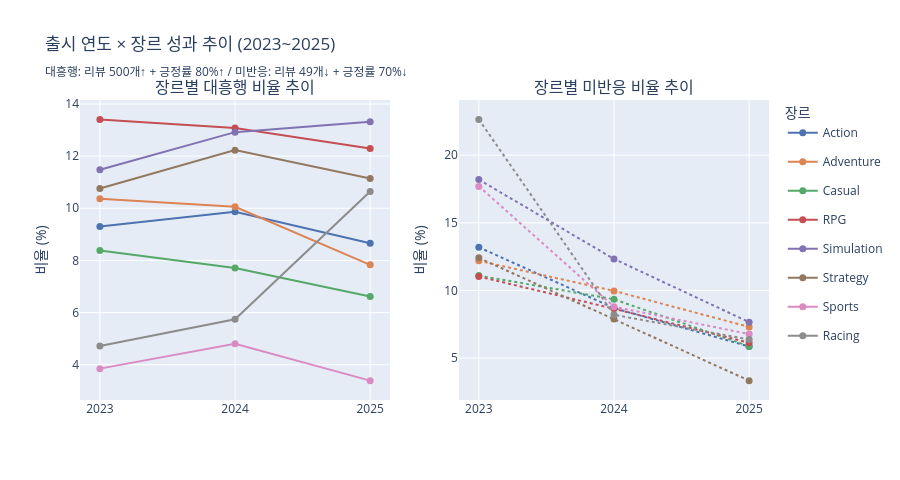

Notebook code for this chart:
### Markdown cell above
## 5. 출시 연도 × 장르 성과 추이

2023~2025년 기간 동안 장르별 대흥행 비율과 미반응 비율이 어떻게 변화했는지 확인한다.

### Code cell
trend = (
    df.groupby(['release_year', 'genre'])['performance_grade']
    .agg(
        대흥행_비율=lambda x: (x == 'high_high').mean() * 100,
        미반응_비율=lambda x: (x == 'low_low').mean() * 100,
        게임수=lambda x: len(x),
    )
    .round(2)
    .reset_index()
)

# 연도별 충분한 데이터가 있는 장르만 (각 연도 20개 이상)
trend = trend[trend['게임수'] >= 20]

fig = make_subplots(
    rows=1, cols=2,
    subplot_titles=('장르별 대흥행 비율 추이', '장르별 미반응 비율 추이'),
    shared_xaxes=True,
)

for genre in TARGET_GENRES:
    g = trend[trend['genre'] == genre]
    if len(g) < 2:
        continue
    color = COLOR_MAP[genre]
    fig.add_trace(go.Scatter(
        x=g['release_year'], y=g['대흥행_비율'],
        mode='lines+markers', name=genre,
        line=dict(color=color), marker=dict(size=7),
        legendgroup=genre,
    ), row=1, col=1)
    fig.add_trace(go.Scatter(
        x=g['release_year'], y=g['미반응_비율'],
        mode='lines+markers', name=genre,
        line=dict(color=color, dash='dot'), marker=dict(size=7),
        legendgroup=genre, showlegend=False,
    ), row=1, col=2)

fig.update_layout(
    title='출시 연도 × 장르 성과 추이 (2023~2025)<br><sub>대흥행: 리뷰 500개↑ + 긍정률 80%↑ / 미반응: 리뷰 49개↓ + 긍정률 70%↓</sub>',
    height=480,
    legend=dict(title='장르'),
)
fig.update_xaxes(tickvals=[2023, 2024, 2025], ticktext=['2023', '2024', '2025'])
fig.update_yaxes(title_text='비율 (%)', row=1, col=1)
fig.update_yaxes(title_text='비율 (%)', row=1, col=2)
fig.show()

### Figure 1 — Plotly figure (JSON) as saved in the notebook; plotly's stock layout.template omitted (floating-point values rounded to 4 significant figures)
{"data": [{"legendgroup": "Action", "line": {"color": "#4C72B0"}, "marker": {"size": 7}, "mode": "lines+markers", "name": "Action", "type": "scatter", "x": [2023.0, 2024.0, 2025.0], "xaxis": "x", "y": [9.3, 9.87, 8.66], "yaxis": "y"}, {"legendgroup": "Action", "line": {"color": "#4C72B0", "dash": "dot"}, "marker": {"size": 7}, "mode": "lines+markers", "name": "Action", "showlegend": false, "type": "scatter", "x": [2023.0, 2024.0, 2025.0], "xaxis": "x2", "y": [13.19, 8.7, 5.86], "yaxis": "y2"}, {"legendgroup": "Adventure", "line": {"color": "#DD8452"}, "marker": {"size": 7}, "mode": "lines+markers", "name": "Adventure", "type": "scatter", "x": [2023.0, 2024.0, 2025.0], "xaxis": "x", "y": [10.37, 10.06, 7.83], "yaxis": "y"}, {"legendgroup": "Adventure", "line": {"color": "#DD8452", "dash": "dot"}, "marker": {"size": 7}, "mode": "lines+markers", "name": "Adventure", "showlegend": false, "type": "scatter", "x": [2023.0, 2024.0, 2025.0], "xaxis": "x2", "y": [12.19, 9.97, 7.31], "yaxis": "y2"}, {"legendgroup": "Casual", "line": {"color": "#55A868"}, "marker": {"size": 7}, "mode": "lines+markers", "name": "Casual", "type": "scatter", "x": [2023.0, 2024.0, 2025.0], "xaxis": "x", "y": [8.38, 7.71, 6.62], "yaxis": "y"}, {"legendgroup": "Casual", "line": {"color": "#55A868", "dash": "dot"}, "marker": {"size": 7}, "mode": "lines+markers", "name": "Casual", "showlegend": false, "type": "scatter", "x": [2023.0, 2024.0, 2025.0], "xaxis": "x2", "y": [11.1, 9.35, 5.88], "yaxis": "y2"}, {"legendgroup": "RPG", "line": {"color": "#C44E52"}, "marker": {"size": 7}, "mode": "lines+markers", "name": "RPG", "type": "scatter", "x": [2023.0, 2024.0, 2025.0], "xaxis": "x", "y": [13.41, 13.08, 12.29], "yaxis": "y"}, {"legendgroup": "RPG", "line": {"color": "#C44E52", "dash": "dot"}, "marker": {"size": 7}, "mode": "lines+markers", "name": "RPG", "showlegend": false, "type": "scatter", "x": [2023.0, 2024.0, 2025.0], "xaxis": "x2", "y": [11.03, 8.65, 6.14], "yaxis": "y2"}, {"legendgroup": "Simulation", "line": {"color": "#8172B2"}, "marker": {"size": 7}, "mode": "lines+markers", "name": "Simulation", "type": "scatter", "x": [2023.0, 2024.0, 2025.0], "xaxis": "x", "y": [11.48, 12.92, 13.32], "yaxis": "y"}, {"legendgroup": "Simulation", "line": {"color": "#8172B2", "dash": "dot"}, "marker": {"size": 7}, "mode": "lines+markers", "name": "Simulation", "showlegend": false, "type": "scatter", "x": [2023.0, 2024.0, 2025.0], "xaxis": "x2", "y": [18.19, 12.33, 7.66], "yaxis": "y2"}, {"legendgroup": "Strategy", "line": {"color": "#937860"}, "marker": {"size": 7}, "mode": "lines+markers", "name": "Strategy", "type": "scatter", "x": [2023.0, 2024.0, 2025.0], "xaxis": "x", "y": [10.76, 12.23, 11.14], "yaxis": "y"}, {"legendgroup": "Strategy", "line": {"color": "#937860", "dash": "dot"}, "marker": {"size": 7}, "mode": "lines+markers", "name": "Strategy", "showlegend": false, "type": "scatter", "x": [2023.0, 2024.0, 2025.0], "xaxis": "x2", "y": [12.41, 7.9, 3.34], "yaxis": "y2"}, {"legendgroup": "Sports", "line": {"color": "#DA8BC3"}, "marker": {"size": 7}, "mode": "lines+markers", "name": "Sports", "type": "scatter", "x": [2023.0, 2024.0, 2025.0], "xaxis": "x", "y": [3.85, 4.8, 3.39], "yaxis": "y"}, {"legendgroup": "Sports", "line": {"color": "#DA8BC3", "dash": "dot"}, "marker": {"size": 7}, "mode": "lines+markers", "name": "Sports", "showlegend": false, "type": "scatter", "x": [2023.0, 2024.0, 2025.0], "xaxis": "x2", "y": [17.69, 8.8, 6.78], "yaxis": "y2"}, {"legendgroup": "Racing", "line": {"color": "#8C8C8C"}, "marker": {"size": 7}, "mode": "lines+markers", "name": "Racing", "type": "scatter", "x": [2023.0, 2024.0, 2025.0], "xaxis": "x", "y": [4.72, 5.74, 10.64], "yaxis": "y"}, {"legendgroup": "Racing", "line": {"color": "#8C8C8C", "dash": "dot"}, "marker": {"size": 7}, "mode": "lines+markers", "name": "Racing", "showlegend": false, "type": "scatter", "x": [2023.0, 2024.0, 2025.0], "xaxis": "x2", "y": [22.64, 8.2, 6.38], "yaxis": "y2"}], "layout": {"annotations": [{"font": {"size": 16}, "showarrow": false, "text": "장르별 대흥행 비율 추이", "x": 0.225, "xanchor": "center", "xref": "paper", "y": 1, "yanchor": "bottom", "yref": "paper"}, {"font": {"size": 16}, "showarrow": false, "text": "장르별 미반응 비율 추이", "x": 0.775, "xanchor": "center", "xref": "paper", "y": 1, "yanchor": "bottom", "yref": "paper"}], "height": 480, "legend": {"title": {"text": "장르"}}, "title": {"text": "출시 연도 × 장르 성과 추이 (2023~2025)<br><sub>대흥행: 리뷰 500개↑ + 긍정률 80%↑ / 미반응: 리뷰 49개↓ + 긍정률 70%↓</sub>"}, "xaxis": {"anchor": "y", "domain": [0, 0.45], "ticktext": ["2023", "2024", "2025"], "tickvals": [2023, 2024, 2025]}, "xaxis2": {"anchor": "y2", "domain": [0.55, 1], "ticktext": ["2023", "2024", "2025"], "tickvals": [2023, 2024, 2025]}, "yaxis": {"anchor": "x", "domain": [0, 1], "title": {"text": "비율 (%)"}}, "yaxis2": {"anchor": "x2", "domain": [0, 1], "title": {"text": "비율 (%)"}}}}
